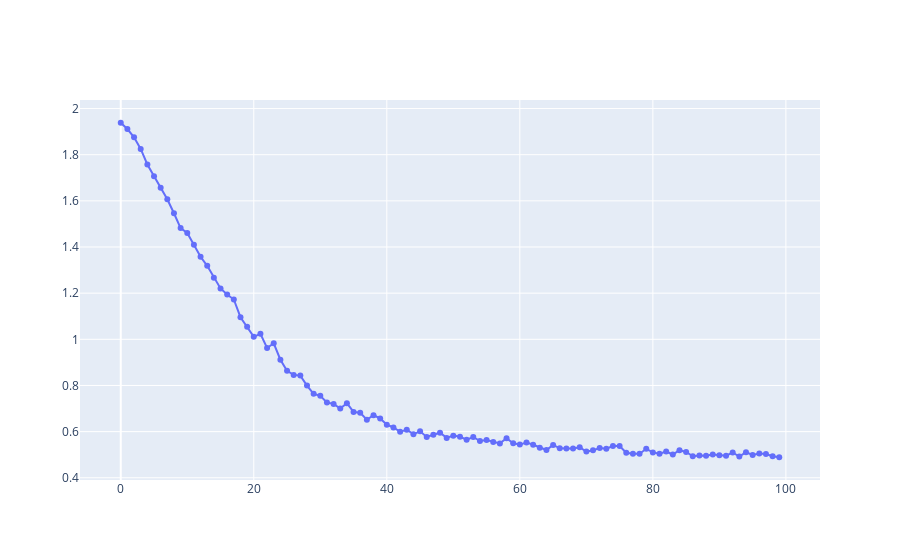

Notebook cell for this chart:
### Code cell
figure = go.Figure(
    data=[
        go.Scatter(
            y=train_lossess,
            mode="lines+markers",
            name="train"
        ),
        # go.Scatter(
        #     y=val_lossess,
        #     mode="lines+markers",
        #     name="val"
        # ),
    ]
)
figure.show()
